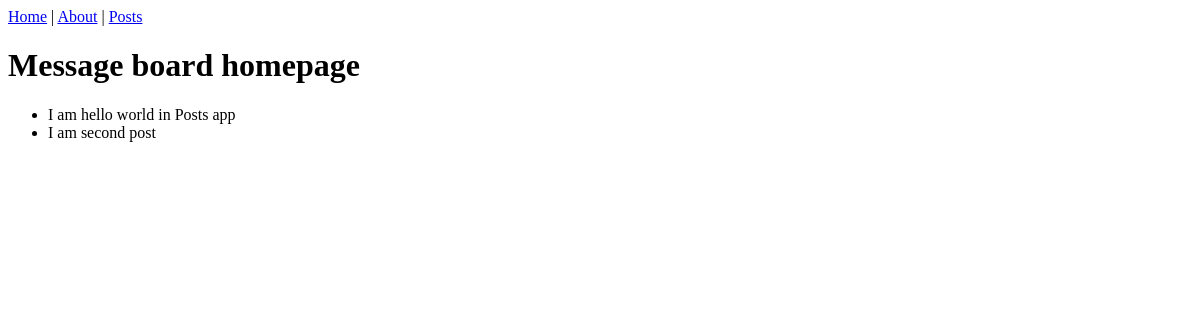
The app's page /posts/, older data.
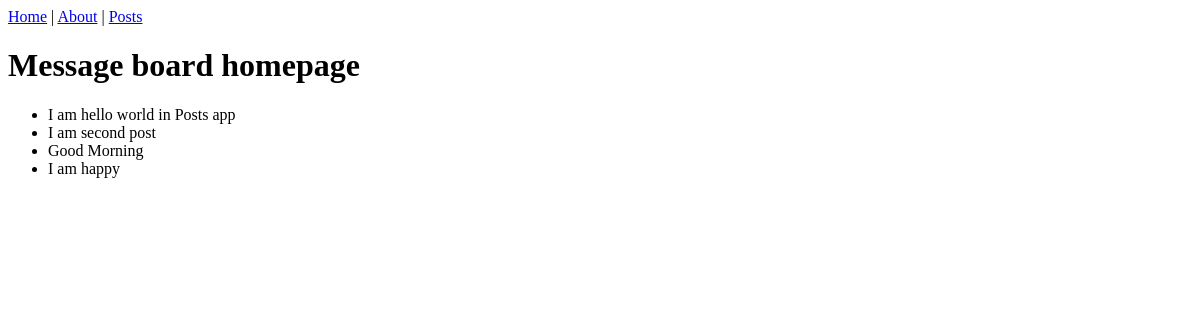
The same page, newer data.
### posts/models.py (models this page shows, shortened)
class Post(models.Model):
    text = models.TextField()

### posts/views.py (the view)
# urls.py: path("", HomePageView.as_view(), name="home"),
class HomePageView(ListView):
    model = Post
    template_name ="homepost.html"

### templates/homepost.html
{% extends "base.html" %}
{% block content %}
<h1> Message board homepage</h1>
<ul>
    {% for post in post_list %}
    <li> {{ post.text }} </li>
    {% endfor %}
</ul>
{% endblock content %}

### templates/base.html
<header>
    <a href="{% url 'home' %}">Home</a> |
    <a href="{% url 'about' %}">About</a> |
    <a href="{% url 'homepost' %}">Posts</a>
  </header>
  {% block content %} {% endblock content %}

Row changes from the older to the newer data that the page shows:
added Post: text "Good Morning"
added Post: text "I am happy"
